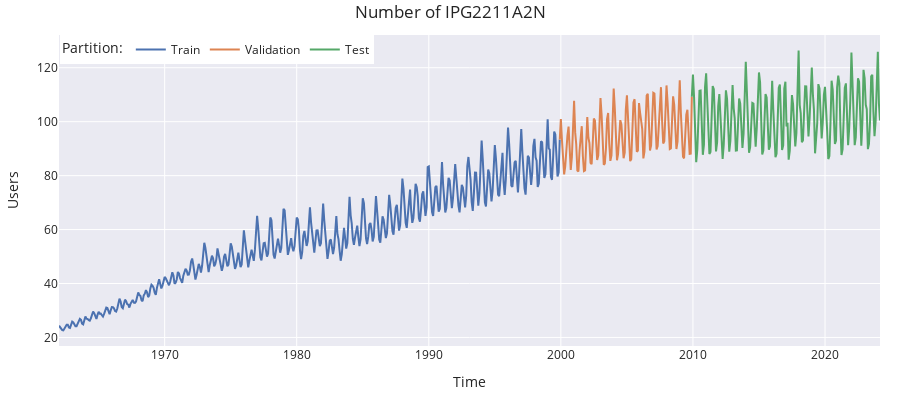

The cell this chart's notebook holds for it:
### Code cell
# Interactive plot of time series
# ==============================================================================
fig = go.Figure()
fig.add_trace(go.Scatter(x=data_train.index, y=data_train['IPG2211A2N'], mode='lines', name='Train'))
fig.add_trace(go.Scatter(x=data_val.index, y=data_val['IPG2211A2N'], mode='lines', name='Validation'))
fig.add_trace(go.Scatter(x=data_test.index, y=data_test['IPG2211A2N'], mode='lines', name='Test'))
fig.update_layout(
    title  = 'Number of IPG2211A2N',
    xaxis_title="Time",
    yaxis_title="Users",
    legend_title="Partition:",
    width=900,
    height=400,
    margin=dict(l=20, r=20, t=35, b=20),
    legend=dict(
        orientation="h",
        yanchor="top",
        y=1,
        xanchor="left",
        x=0.001
    )
)
fig.show()
